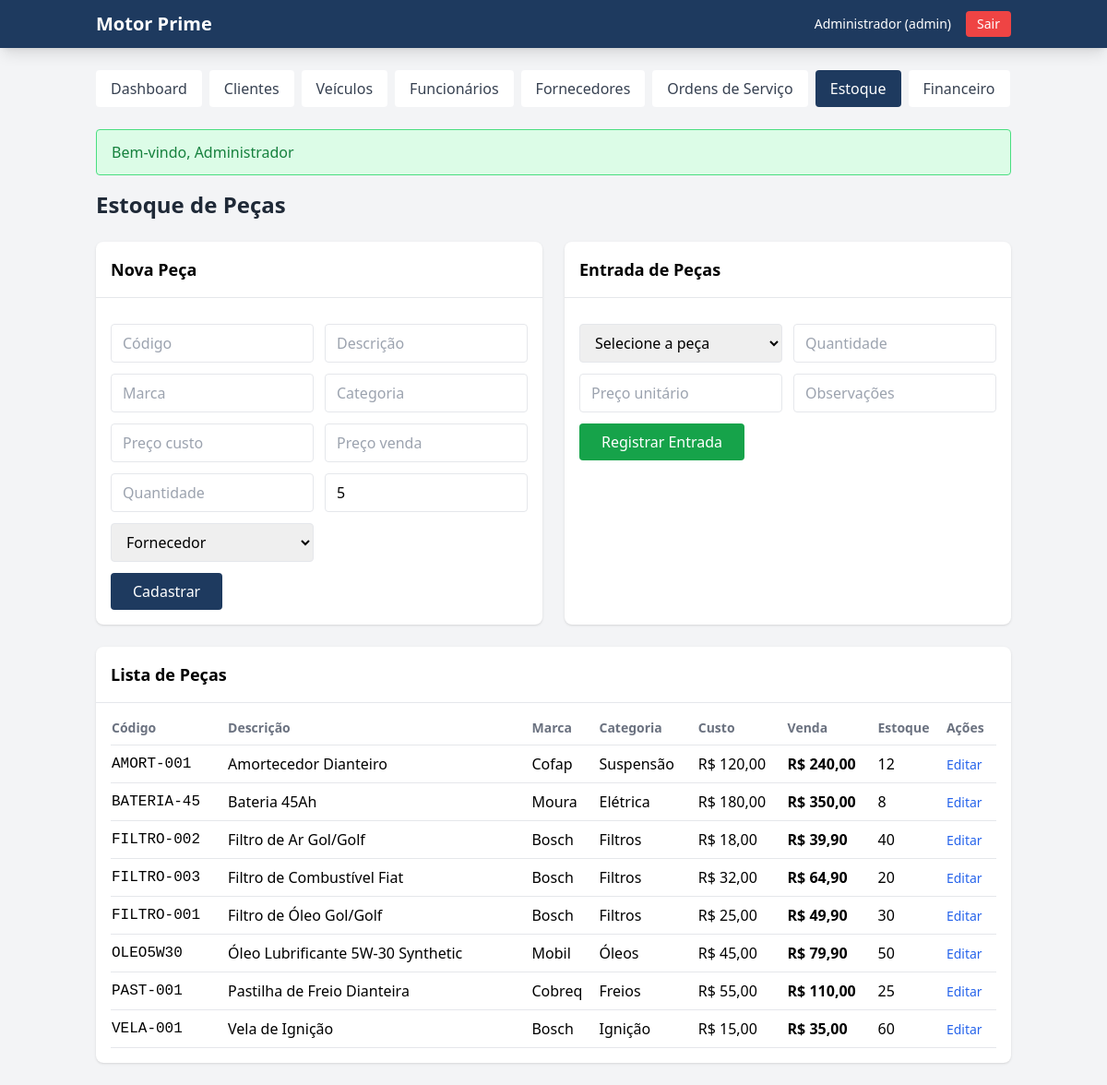
/public/dashboard.php?page=estoque (signed in), run on the app's committed database.
### tables this page shows
CREATE TABLE IF NOT EXISTS pecas (
    id INT AUTO_INCREMENT PRIMARY KEY,
    codigo VARCHAR(30) NOT NULL UNIQUE,
    descricao VARCHAR(200) NOT NULL,
    marca VARCHAR(50),
    categoria VARCHAR(50),
    preco_custo DECIMAL(10,2) DEFAULT 0,
    preco_venda DECIMAL(10,2) DEFAULT 0,
    quantidade INT DEFAULT 0,
    estoque_minimo INT DEFAULT 5,
    fornecedor_id INT,
    ativo TINYINT(1) DEFAULT 1,
    created_at TIMESTAMP DEFAULT CURRENT_TIMESTAMP,
    updated_at TIMESTAMP DEFAULT CURRENT_TIMESTAMP ON UPDATE CURRENT_TIMESTAMP,
    FOREIGN KEY (fornecedor_id) REFERENCES fornecedores(id) ON DELETE SET NULL
);

### app/config/database.php (called while the page is built, shortened)
<?php
class Database {
    private static $instance = null;
    private $pdo;
    private function __construct() {
        $dsn = "mysql:host=" . DB_HOST . ";dbname=" . DB_NAME . ";charset=" . DB_CHARSET;
        $options = [
            PDO::ATTR_ERRMODE => PDO::ERRMODE_EXCEPTION,
            PDO::ATTR_DEFAULT_FETCH_MODE => PDO::FETCH_ASSOC,
            PDO::ATTR_EMULATE_PREPARES => false,
        ];
        try {
            $this->pdo = new PDO($dsn, DB_USER, DB_PASS, $options);
        } catch (PDOException $e) {
            if (DEBUG) {
                die("Erro na conexão: " . $e->getMessage());
            } else {
                die("Erro ao conectar ao banco de dados");
            }
        }
    }
    public static function getInstance() {
        if (self::$instance === null) {
            self::$instance = new self();
        }
        return self::$instance;
    }
    public function query($sql, $params = []) {
        $stmt = $this->pdo->prepare($sql);
        $stmt->execute($params);
        return $stmt;
    }
}
function db() {
    return Database::getInstance();
}
function formatMoney($value) {
    return 'R$ ' . number_format($value, 2, ',', '.');
}
function sanitize($data) {
    return htmlspecialchars(trim($data), ENT_QUOTES, 'UTF-8');
}

### app/views/page_estoque.php (the view, shortened to what this page needs)
<?php extract($dados); ?>
<h1 class="text-2xl font-bold text-gray-800 mb-6">Estoque de Peças</h1>
<div class="grid grid-cols-1 md:grid-cols-2 gap-6 mb-6">
    <div class="bg-white rounded-lg shadow">
        <div class="p-4 border-b">
            <h2 class="text-lg font-semibold">Nova Peça</h2>
        </div>
        <div class="p-4">
            <form method="POST" class="space-y-3">
                <div class="grid grid-cols-2 gap-3">
                    <input type="text" name="codigo" required placeholder="Código" class="border rounded px-3 py-2">
                    <input type="text" name="descricao" required placeholder="Descrição" class="border rounded px-3 py-2">
                    <input type="text" name="marca" placeholder="Marca" class="border rounded px-3 py-2">
                    <input type="text" name="categoria" placeholder="Categoria" class="border rounded px-3 py-2">
                    <input type="number" name="preco_custo" step="0.01" placeholder="Preço custo" class="border rounded px-3 py-2">
                    <input type="number" name="preco_venda" step="0.01" placeholder="Preço venda" class="border rounded px-3 py-2">
                    <input type="number" name="quantidade" placeholder="Quantidade" class="border rounded px-3 py-2">
                    <input type="number" name="estoque_minimo" value="5" placeholder="Estoque mínimo" class="border rounded px-3 py-2">
                    <select name="fornecedor_id" class="border rounded px-3 py-2">
                        <option value="">Fornecedor</option>
                    </select>
                </div>
                <button type="submit" class="bg-primary text-white px-6 py-2 rounded">Cadastrar</button>
            </form>
        </div>
    </div>
    <div class="bg-white rounded-lg shadow">
        <div class="p-4 border-b">
            <h2 class="text-lg font-semibold">Entrada de Peças</h2>
        </div>
        <div class="p-4">
            <form method="POST" class="space-y-3">
                <div class="grid grid-cols-2 gap-3">
                    <select name="peca_id" required class="border rounded px-3 py-2">
                        <option value="">Selecione a peça</option>
                    </select>
                    <input type="number" name="quantidade" required placeholder="Quantidade" class="border rounded px-3 py-2">
                    <input type="number" name="preco_unitario" step="0.01" placeholder="Preço unitário" class="border rounded px-3 py-2">
                    <input type="text" name="observacoes" placeholder="Observações" class="border rounded px-3 py-2">
                </div>
                <button type="submit" class="bg-green-600 text-white px-6 py-2 rounded">Registrar Entrada</button>
            </form>
        </div>
    </div>
</div>
<div class="bg-white rounded-lg shadow">
    <div class="p-4 border-b">
        <h2 class="text-lg font-semibold">Lista de Peças</h2>
    </div>
    <div class="p-4 overflow-x-auto">
        <table class="w-full">
            <thead>
                <tr class="text-left text-gray-500 text-sm border-b">
                    <th class="pb-2">Código</th>
                    <th class="pb-2">Descrição</th>
                    <th class="pb-2">Marca</th>
                    <th class="pb-2">Categoria</th>
                    <th class="pb-2">Custo</th>
                    <th class="pb-2">Venda</th>
                    <th class="pb-2">Estoque</th>
                    <th class="pb-2">Ações</th>
                </tr>
            </thead>
            <tbody>
                <?php foreach ($pecas as $p): ?>
                <tr class="border-b <?= $p['quantidade'] <= $p['estoque_minimo'] ? 'bg-red-50' : '' ?>">
                    <td class="py-2 font-mono"><?= sanitize($p['codigo']) ?></td>
                    <td class="py-2"><?= sanitize($p['descricao']) ?></td>
                    <td class="py-2"><?= sanitize($p['marca'] ?? '-') ?></td>
                    <td class="py-2"><?= sanitize($p['categoria'] ?? '-') ?></td>
                    <td class="py-2"><?= formatMoney($p['preco_custo']) ?></td>
                    <td class="py-2 font-semibold"><?= formatMoney($p['preco_venda']) ?></td>
                    <td class="py-2">
                        <span class="<?= $p['quantidade'] <= $p['estoque_minimo'] ? 'text-red-600 font-bold' : '' ?>"><?= $p['quantidade'] ?></span>
                    </td>
                    <td class="py-2">
                        <button onclick="editPeca(<?= $p['id'] ?>, '<?= sanitize($p['codigo']) ?>', '<?= sanitize($p['descricao']) ?>', '<?= sanitize($p['marca'] ?? '') ?>', '<?= sanitize($p['categoria'] ?? '') ?>', <?= $p['preco_custo'] ?>, <?= $p['preco_venda'] ?>, <?= $p['estoque_minimo'] ?>, '<?= $p['fornecedor_id'] ?? '' ?>')" class="text-blue-600 hover:underline text-sm">Editar</button>
                    </td>
                </tr>
                <?php endforeach; ?>
            </tbody>
        </table>
    </div>
</div>

### data on the page
pecas: codigo "AMORT-001", descricao "Amortecedor Dianteiro", marca "Cofap", categoria "Suspensão", preco_custo "R$ 120,00", preco_venda "R$ 240,00", quantidade "12"
pecas: codigo "BATERIA-45", descricao "Bateria 45Ah", marca "Moura", categoria "Elétrica", preco_custo "R$ 180,00", preco_venda "R$ 350,00", quantidade "8"
pecas: codigo "FILTRO-002", descricao "Filtro de Ar Gol/Golf", marca "Bosch", categoria "Filtros", preco_custo "R$ 18,00", preco_venda "R$ 39,90", quantidade "40"
pecas: codigo "FILTRO-003", descricao "Filtro de Combustível Fiat", marca "Bosch", categoria "Filtros", preco_custo "R$ 32,00", preco_venda "R$ 64,90", quantidade "20"
pecas: codigo "FILTRO-001", descricao "Filtro de Óleo Gol/Golf", marca "Bosch", categoria "Filtros", preco_custo "R$ 25,00", preco_venda "R$ 49,90", quantidade "30"
pecas: codigo "OLEO5W30", descricao "Óleo Lubrificante 5W-30 Synthetic", marca "Mobil", categoria "Óleos", preco_custo "R$ 45,00", preco_venda "R$ 79,90", quantidade "50"
pecas: codigo "PAST-001", descricao "Pastilha de Freio Dianteira", marca "Cobreq", categoria "Freios", preco_custo "R$ 55,00", preco_venda "R$ 110,00", quantidade "25"
pecas: codigo "VELA-001", descricao "Vela de Ignição", marca "Bosch", categoria "Ignição", preco_custo "R$ 15,00", preco_venda "R$ 35,00", quantidade "60"

### other printed values
auth()['nome'] "Administrador"
auth()['cargo'] "admin"
flash('success') "Bem-vindo, Administrador"
